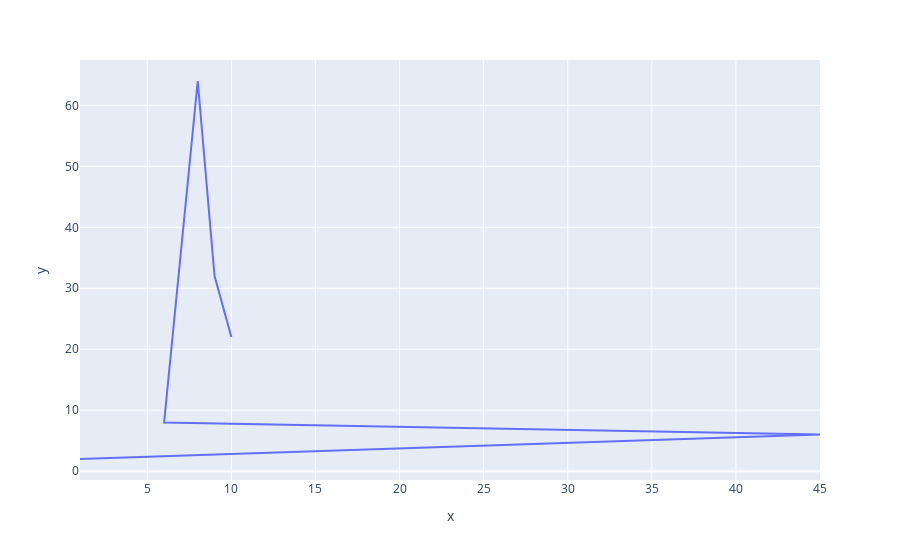

Notebook source saved alongside this figure:
### Code cell
fig=px.line(x=x,y=y)
fig.show()

### Figure 1 — Plotly figure (JSON) as saved in the notebook; plotly's stock layout.template omitted (floating-point values rounded to 4 significant figures)
{"data": [{"hovertemplate": "x=%{x}<br>y=%{y}<extra></extra>", "legendgroup": "", "line": {"color": "#636efa", "dash": "solid"}, "marker": {"symbol": "circle"}, "mode": "lines", "name": "", "orientation": "v", "showlegend": false, "type": "scatter", "x": [1, 23, 45, 6, 7, 8, 9, 10], "xaxis": "x", "y": [2, 4, 6, 8, 36, 64, 32, 22], "yaxis": "y"}], "layout": {"autosize": true, "legend": {"tracegroupgap": 0}, "margin": {"t": 60}, "xaxis": {"anchor": "y", "autorange": true, "domain": [0, 1], "range": [1, 45], "title": {"text": "x"}, "type": "linear"}, "yaxis": {"anchor": "x", "autorange": true, "domain": [0, 1], "range": [-1.444, 67.44], "title": {"text": "y"}, "type": "linear"}}}
